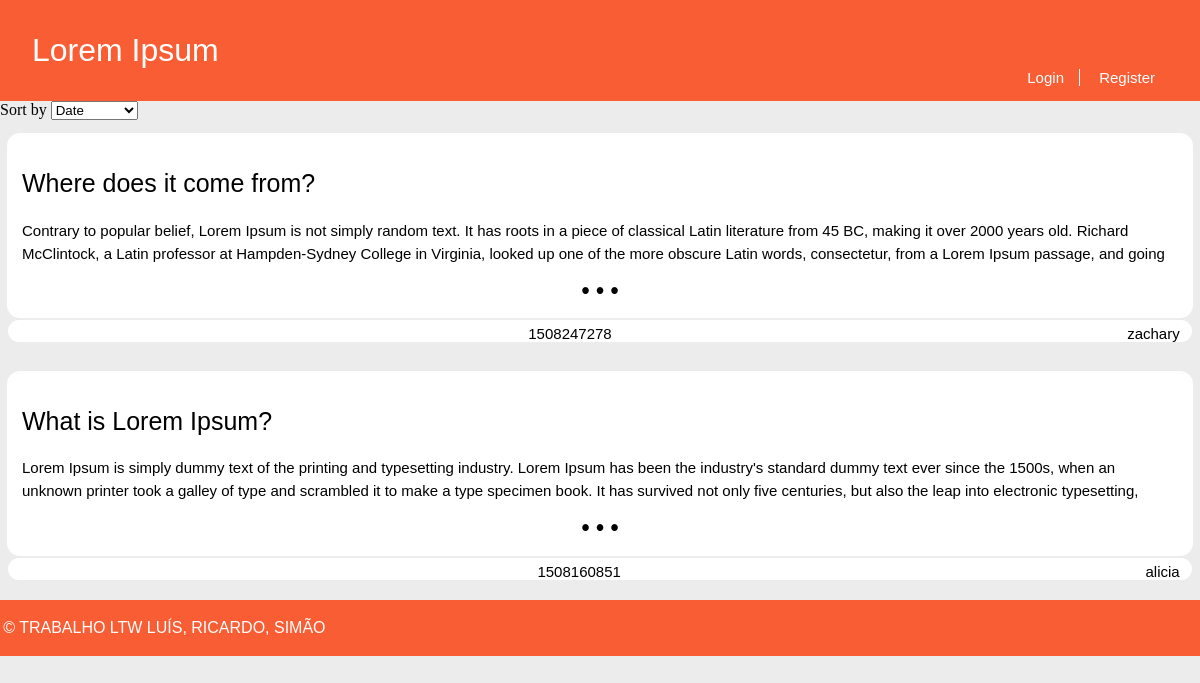
The app's page /pages/channel.php?name=Lorem Ipsum, older data.
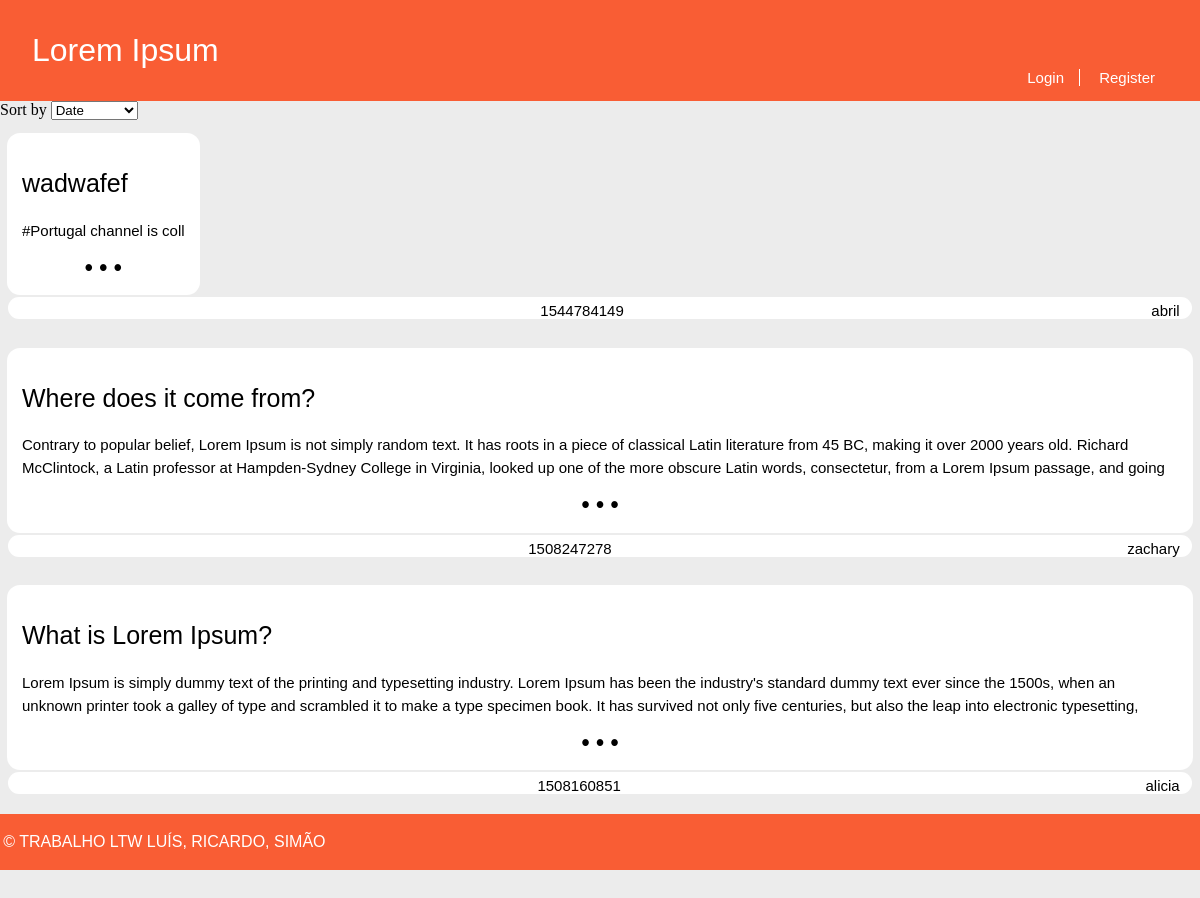
The same page, newer data.
### tables this page shows
CREATE TABLE Story (
  id INTEGER PRIMARY KEY,
  title VARCHAR,
  published INTEGER, -- date when the story was published in epoch format
  channel VARCHAR REFERENCES channel, -- comma separated tags
  author VARCHAR REFERENCES utilizer, -- who wrote the article
  points INTEGER DEFAULT 0,
  fulltext VARCHAR
);

### database/db_story.php (called while the page is built, shortened)
<?php
	function getStoriesFromChannelByDate($channel) {
		$db = Database::instance()->db();
		$storiesFromChannel = $db->prepare('SELECT * FROM Story WHERE channel = ? ORDER BY published DESC');
		$storiesFromChannel->execute(array($channel));
		$storiesFromChannel = $storiesFromChannel->fetchAll();
		return $storiesFromChannel;
	}
?>

### templates/tpl_channel.php (the view, shortened to what this page needs)
<?php function drawStories($stories, $channel) { ?>
	<link rel="stylesheet" href="../css/storyCard.css">
	<label> Sort by </label>
    <select id="sort">
      <option>Date</option>
	</select>
	<section id="story_cards">
		<?php foreach($stories as $story) { ?>
			<div>
				<button id="storyCard" class="storyCards" onclick="window.location.href='../pages/story.php?id=<?=$story['id']?>'">
					<h1> <?=$story['title']?> </h1>
					<p> <?=$story['fulltext']?> </p>
					<p>&bull; &bull; &bull;</p>
				</button>
				<?php draw_info_bar_story($story['id'], $story['author'], null, $story['published'], $story['points']) ?>
			</div>
		<?php } ?>
	</section>
<?php } ?>

### pages/channel.php (shortened to what this page needs)
<?php
	include_once('../templates/tpl_channel.php');
	include_once('../templates/tpl_common.php');
	include_once('../templates/tpl_story.php');
	include_once('../database/db_story.php');
	$channel=$_GET['name'];
	if(!isset($_SESSION['username'])) {
		draw_header(null, $channel);
	}
	if(!isset($_GET['sort']))
		$function = "getStoriesFromChannelByDate";
	else{
		$sort=$_GET['sort'];
		$function = "getStoriesFromChannelBy$sort";
	}
	$stories=$function($channel);
	drawStories($stories, $channel);
	draw_footer();
?>

### templates/tpl_common.php (shortened to what this page needs)
<?php
	include_once('tpl_story.php');
	include_once('../database/db_story.php');
?>
<?php function draw_header($username, $channel) { ?>
	<!DOCTYPE html>
	<html>
		<head>
			<link rel="stylesheet" href="../css/common.css">
		</head>
		<body>
			<header>
				<?php if($channel === "NOT REDDIT") { ?>
					<a id="title" href="../pages/homepage.php"><?=$channel?></a>
				<?php } else { ?>
					<a id="title" href="../pages/channel.php?name=<?=$channel?>"><?=$channel?></a>
				<?php } ?>
				<?php if($username != NULL) { ?>
					<nav id="signup">
						<a id="profile" href="../pages/profile.php?name=<?=$username?>"><?= $username ?></a>
						<a href="../actions/action_logout.php">Logout</a>
						<?php draw_subscriberList() ?>
					</nav>
				<?php } else { ?>
					<nav id="signup">
						<a href="../pages/login.php">Login</a>
						<a href="../pages/register.php">Register</a>
					</nav>
				<?php } ?>
			</header>
<?php } ?>
<?php function draw_info_bar_story($storyId, $username, $channel, $date, $points) { ?>
	<section id = "info_bar">
		<div id="middle">
			<a id="date"><?=$date?></a>
		</div>
		<div id="end">
			<a id="profile" href="../pages/profile.php?name=<?=$username?>"><?=$username?></a>
		</div>
	</section>
<?php } ?>
<?php function draw_footer() { ?>
	</body>
	<footer>
		<p>&copy; TRABALHO LTW LUÍS, RICARDO, SIMÃO</p>
	</footer>
	</html>
<?php } ?>

### css/common.css (style rules this page uses)
body { margin: 0 auto; padding-bottom: 5em; max-width: 80em; --bg-color: #ececec; --panel-color: #f95d34; --error-bg-color: lightcoral; --error-ft-color: black; --successs-bg-color: lightgreen; --success-ft-color: black; background-color: var(--bg-color); }
body > header { display: grid; grid-template-columns: 1fr auto; grid-template-rows: auto auto; background-color: var(--panel-color) ; color: white; font-family: Verdana, sans-serif; }
body > header #title { padding-top: 1em; padding-left: 1em; text-decoration: none; color: white; font-size: 32px; grid-column: 1; grid-row: 1; cursor: pointer; }
body > header #signup { padding-right: 2em; padding-bottom: 15px; grid-column: 2; grid-row: 2; font-size: 15px; }
body > header > #signup > a:first-child { border-right: 1px solid white; }
body > header > #signup > a { padding: 0 1em; color: white; text-decoration: none; }
body > header #signup > a:first-child { padding-left: 0; }
#info_bar { background-color: white; border: none; border-radius: 13px; display: flex; flex-direction: row; justify-content: space-between; margin: 2px 0.5em 15px 0.5em; padding: 0.3em; padding-bottom: 0; font-family: Arial, sans-serif; }
#info_bar #date { color: black; font-size: 15px; font-weight: 100; display: inline; }
#info_bar #profile { color: black; text-decoration: none; cursor: pointer; font-size: 15px; display:inline; padding-right: 0.5em; }
footer { padding: 0.2em; margin: 20px auto; max-width: 80em; background-color: var(--panel-color); color: white; font-family: Verdana, sans-serif; }

### css/storyCard.css (style rules this page uses)
#storyCard { background-color: white; border: 2px solid white; border-radius: 13px; margin: 1em 0.5em 0em 0.5em; padding: 1em; }
#storyCard > h1 { font-size: 25px; font-weight: 400; text-align: left; font-family: Verdana, sans-serif; }
#storyCard > p { overflow: hidden; max-height: 46px; text-align: left; font-size: 15px; line-height: 23px; font-family: Arial, sans-serif; }
#storyCard > p:last-child { text-align: center; font-size: 173%; font-weight: bolder; padding-top: 0; margin-top: 0; margin-bottom: 0; }

Row changes from the older to the newer data that the page shows:
added story: title "wadwafef", fulltext "#Portugal channel is coll", published "1544784149", author "abril"
